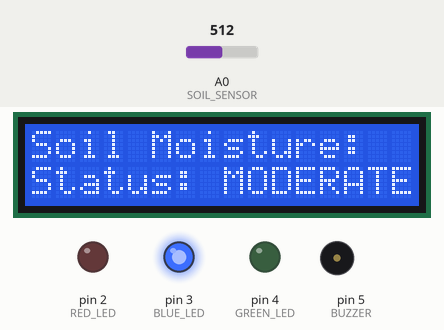
This sketch was run on a simulated Arduino Uno, built with avr-gcc and run on an emulated ATmega328P. Shown: 16×2 character LCD, output pins drawn as LEDs (lit = HIGH), buzzer (waves = sounding, pin HIGH). The inputs (shaded band) are chosen by the test bench; at power-on: A0 (SOIL_SENSOR) = 512. What the sketch prints to the serial monitor is not drawn.

Above: at 1.2 s.
1.3 s: A0 (SOIL_SENSOR) set to 706
3.0 s: A0 (SOIL_SENSOR) set to 729
At 4.8 s:
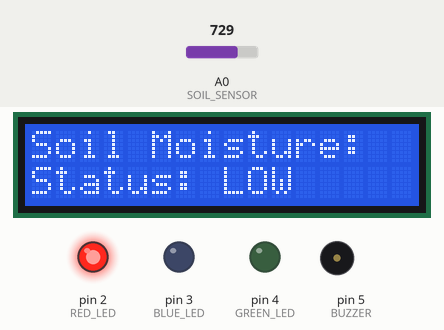
5.2 s: A0 (SOIL_SENSOR) set to 306
At 6.8 s:
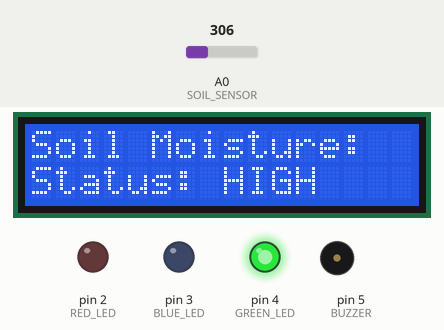
9.7 s: A0 (SOIL_SENSOR) set to 386
11.9 s: A0 (SOIL_SENSOR) set to 406
At 12.1 s:
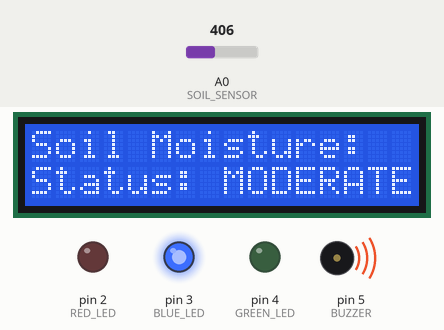
16.4 s: A0 (SOIL_SENSOR) set to 122
At 17.02 s:
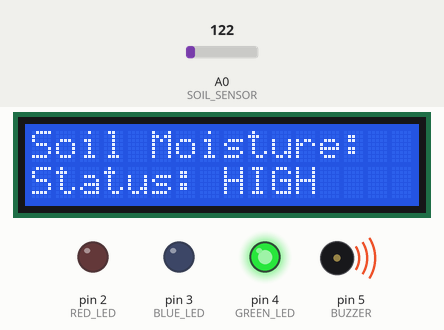
Timing chart, 0 to 21.9 s (numbered marks = the images above; inputs shaded):
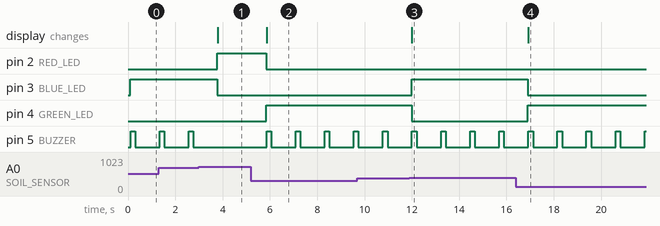

Measured:
- the behaviour switches between 716 and 717 on A0 (SOIL_SENSOR) (found by bisection; images 0 and 1)
- the behaviour switches between 398 and 399 on A0 (SOIL_SENSOR) (found by bisection; images 2 and 3)
- after the input at 3.0 s, pin 2 (RED_LED): LOW → HIGH after 0.78 s; pin 3 (BLUE_LED): HIGH → LOW after 0.78 s; pin 5 (BUZZER): stays LOW (without the input it goes to HIGH after 0.80 s); the display: changes after 0.80 s (image 1)
- after the input at 5.2 s, pin 2 (RED_LED): HIGH → LOW after 0.64 s; pin 4 (GREEN_LED): LOW → HIGH after 0.64 s; pin 5 (BUZZER): alternates HIGH for 0.20 s and LOW for 1.0 s, starting after 0.66 s; the display: changes after 0.66 s (image 2)
- after the input at 11.9 s, pin 3 (BLUE_LED): LOW → HIGH after 0.09 s; pin 4 (GREEN_LED): HIGH → LOW after 0.09 s; the display: changes after 0.10 s (image 3)
- after the input at 16.4 s, pin 3 (BLUE_LED): HIGH → LOW after 0.51 s; pin 4 (GREEN_LED): LOW → HIGH after 0.51 s; the display: changes after 0.52 s (image 4)
- by itself, pin 5 (BUZZER): alternates HIGH for 0.20 s and LOW for 1.0 s

The sketch:

soil_Moisture_Monitoring_System.ino
```cpp
#include <Wire.h>
#include <LiquidCrystal_I2C.h>

#define SOIL_SENSOR A0
#define RED_LED 2
#define BLUE_LED 3
#define GREEN_LED 4
#define BUZZER 5

LiquidCrystal_I2C lcd(0x27, 16, 2); // Use 0x3F if 0x27 doesn't work

void setup() {
  Serial.begin(9600);
  lcd.init();
  lcd.backlight();

  pinMode(RED_LED, OUTPUT);
  pinMode(BLUE_LED, OUTPUT);
  pinMode(GREEN_LED, OUTPUT);
  pinMode(BUZZER, OUTPUT);

  lcd.setCursor(0, 0);
  lcd.print("Soil Moisture:");
}

void loop() {
  int sensorValue = analogRead(SOIL_SENSOR);
  int moisturePercent = map(sensorValue, 1023, 0, 0, 100); // Dry = 1023, Wet = 0

  Serial.print("Moisture: ");
  Serial.print(moisturePercent);
  Serial.println("%");

  lcd.setCursor(0, 1);
  lcd.print("Level: ");
  lcd.print(moisturePercent);
  lcd.print("%    ");

  // Turn off all LEDs and buzzer
  digitalWrite(RED_LED, LOW);
  digitalWrite(BLUE_LED, LOW);
  digitalWrite(GREEN_LED, LOW);
  digitalWrite(BUZZER, LOW);

  if (moisturePercent < 30) {
    // LOW moisture — no buzzer
    digitalWrite(RED_LED, HIGH);
    lcd.setCursor(0, 1);
    lcd.print("Status: LOW     ");
    delay(1000);  // Delay to match other states
  }
  else if (moisturePercent >= 30 && moisturePercent <= 60) {
    // MODERATE moisture — beep once
    digitalWrite(BLUE_LED, HIGH);
    lcd.setCursor(0, 1);
    lcd.print("Status: MODERATE");
    shortBeep();
    delay(1000);
  }
  else {
    // HIGH moisture — beep once
    digitalWrite(GREEN_LED, HIGH);
    lcd.setCursor(0, 1);
    lcd.print("Status: HIGH    ");
    shortBeep();
    delay(1000);
  }
}

// Short beep for MODERATE and HIGH
void shortBeep() {
  digitalWrite(BUZZER, HIGH);
  delay(200);
  digitalWrite(BUZZER, LOW);
}
```
